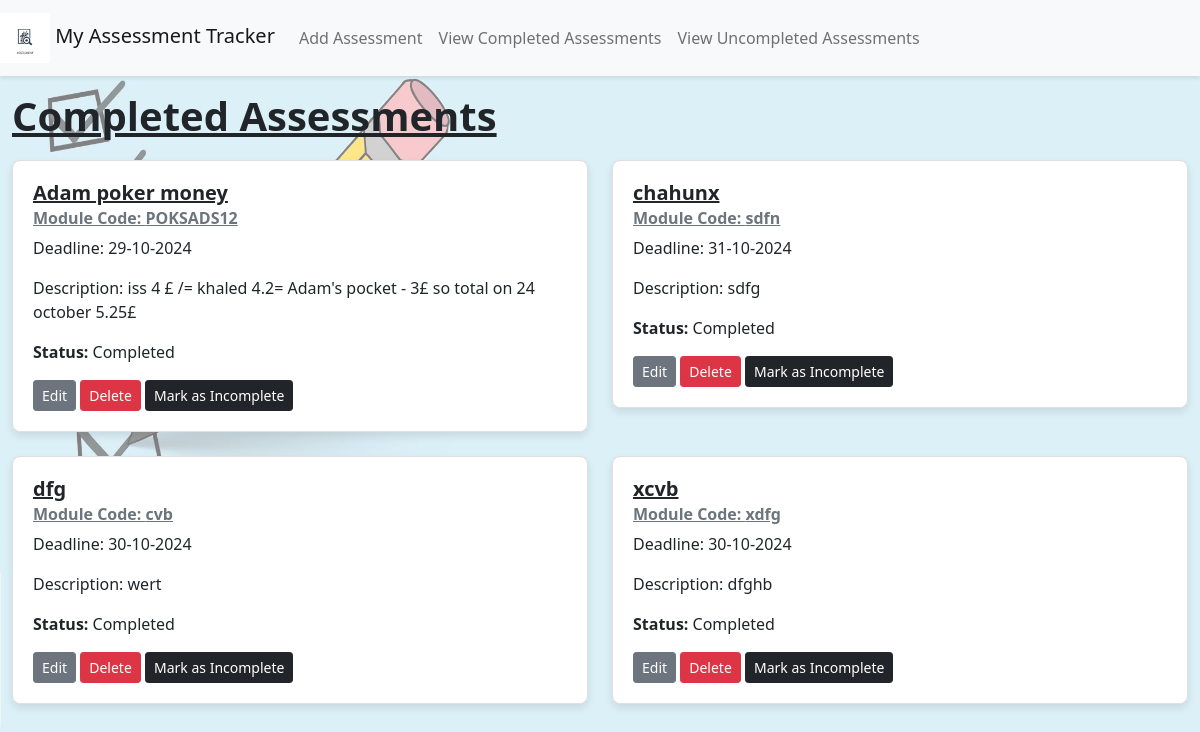
Page /view_completed on the earlier database version.
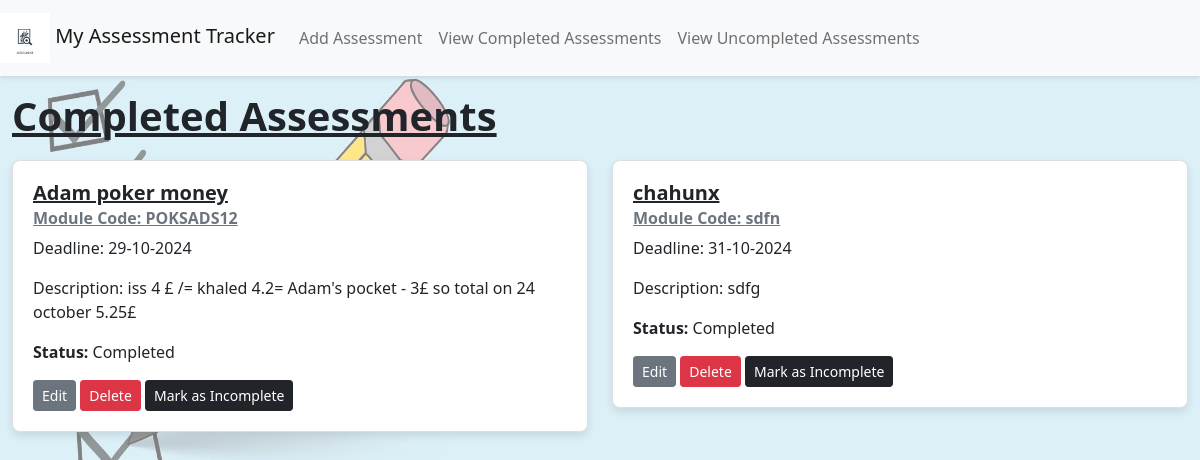
Same page on the later database version.
### app/models.py (models this page shows)
class Assessment(db.Model):
    id = db.Column(db.Integer, primary_key=True)
    title = db.Column(db.String(100), nullable=False)
    module_code = db.Column(db.String(20), nullable=False)
    deadline_date = db.Column(db.DateTime, nullable=False)
    description = db.Column(db.Text, nullable=False)
    is_complete = db.Column(db.Boolean, default=False)

### app/views.py (the view)
@app.route('/view_completed')
def view_completed():
    completed_assessments = Assessment.query.filter_by(is_complete=True).all()
    return render_template(
        'view_completed.html',
        title='Completed Assessments',
        assessments=completed_assessments
    )

### app/templates/view_completed.html (shortened to what this page needs)
<!DOCTYPE html>
<html lang="en">
{% extends "base.html" %}
{% block content %}
  <h1>Completed Assessments</h1>
  <div class="assessment-list">
    {% if assessments %}
      <div class="row">
        {% for assessment in assessments %}
          <div class="col-md-6 mb-4">
            <div class="card" role="region" aria-labelledby="assessment-{{ assessment.id }}">
              <div class="card-body">
                <h5 class="card-title" id="assessment-{{ assessment.id }}">{{ assessment.title }}</h5>
                <h6 class="card-subtitle mb-2 text-muted">Module Code: {{ assessment.module_code }}</h6>
                <p class="card-text">Deadline: {{ assessment.deadline_date.strftime('%d-%m-%Y') }}</p>
                <p class="card-text">Description: {{ assessment.description }}</p>
                <p class="card-text"><strong>Status:</strong> Completed</p>
                <a href="{{ url_for('edit_assessment', assessment_id=assessment.id, next=request.endpoint) }}" class="btn btn-secondary btn-sm mr-2" role="button">Edit</a>
                <form action="{{ url_for('delete_assessment', assessment_id=assessment.id) }}" method="post" style="display:inline;" aria-label="Delete assessment {{ assessment.title }}">
                  <button type="submit" class="btn btn-danger btn-sm">Delete</button>
                </form>
                <form action="{{ url_for('mark_incomplete', assessment_id=assessment.id) }}" method="post" style="display:inline;" aria-label="Mark assessment {{ assessment.title }} as incomplete">
                  <button type="submit" class="btn btn-dark btn-sm text-white">Mark as Incomplete</button>
                </form>
              </div>
            </div>
          </div>
        {% endfor %}
      </div>
    {% else %}
      <div class="alert alert-info" role="alert">
        <p>All assessments are currently incomplete.</p>
        <a href="{{ url_for('view_uncompleted') }}" class="btn btn-primary" role="button">View Uncompleted Assessments</a>
      </div>
    {% endif %}
  </div>
{% endblock %}

Differences in the rows shown:
removed Assessment: title "dfg", module_code "cvb", deadline_date "30-10-2024", description "wert"
no longer on this page (row edited): Assessment: title "xcvb", module_code "xdfg", deadline_date "30-10-2024", description "dfghb"
